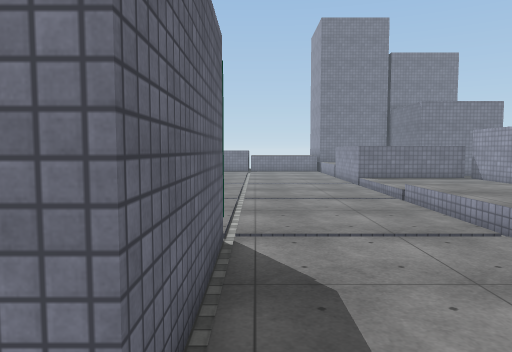
view 1 (above)

22 first-person views from a walk through a scene from a Unity 3-D project. The camera is 1.5 m above the floor, tilts 4° down and sees 70° across. The floor is counted in squares, 1 m on a side. Each view is taken from the middle of a square. On the plan, view 1 faces up. The plan holds only what a view shows up to about 16 squares ahead; the rest is blank. The place goes on beyond the plan. Some surface patterns are stand-ins.

view 2
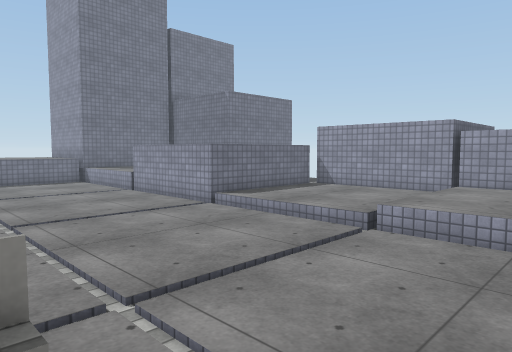

view 3
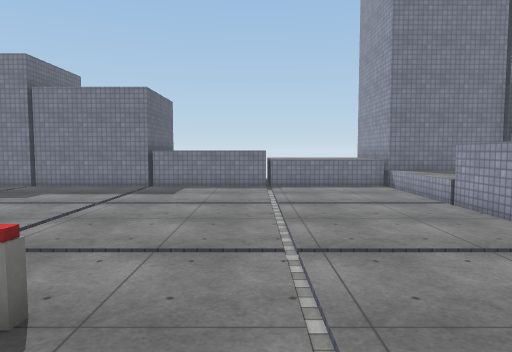

view 4
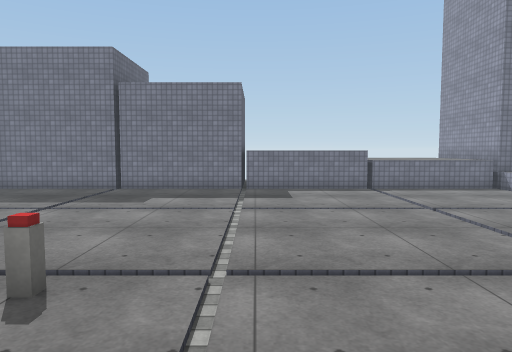

view 5
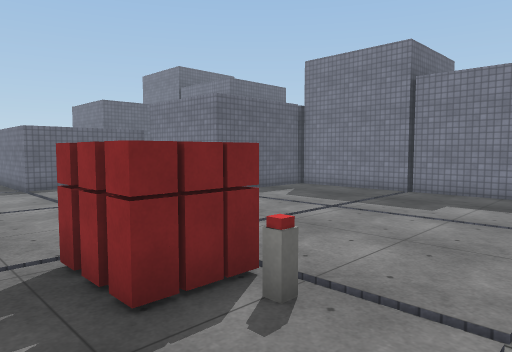

view 6
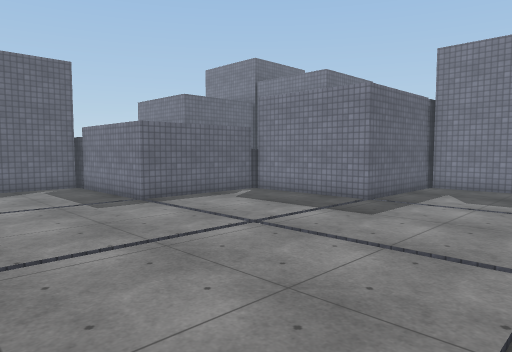

view 7
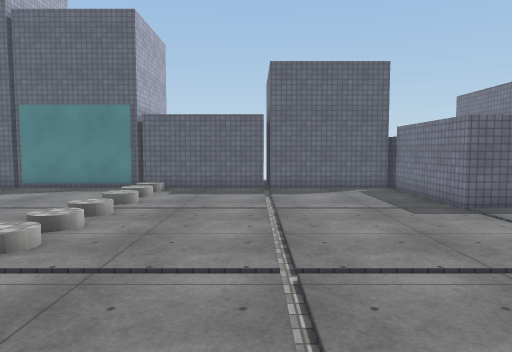

view 8
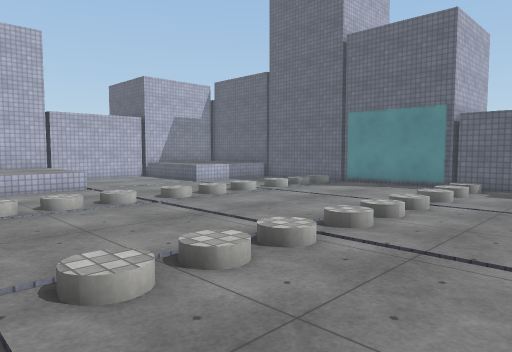

view 9
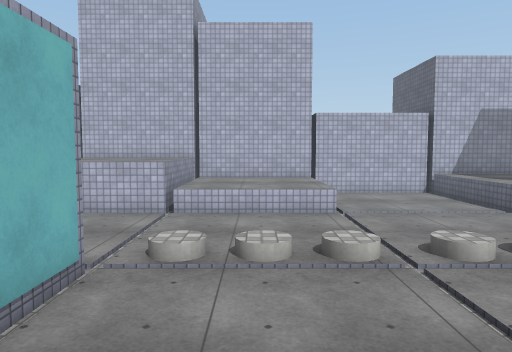

view 10
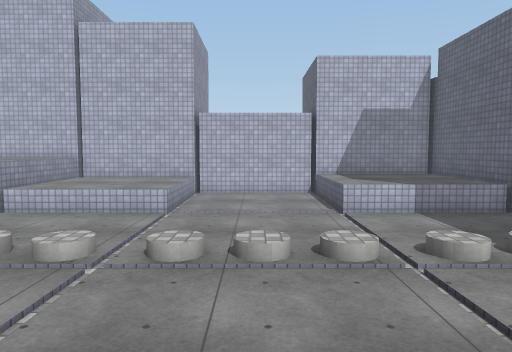

view 11
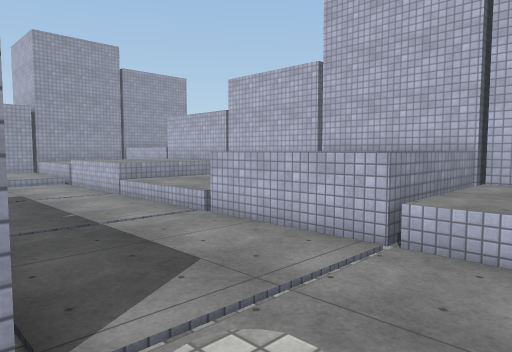

view 12
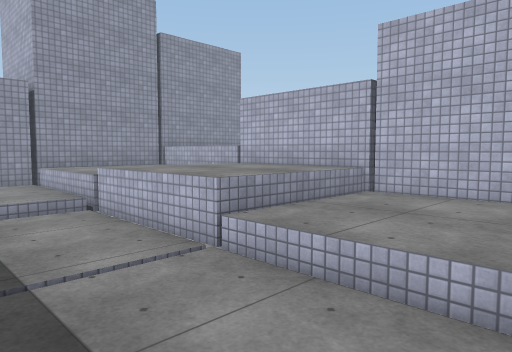

view 13
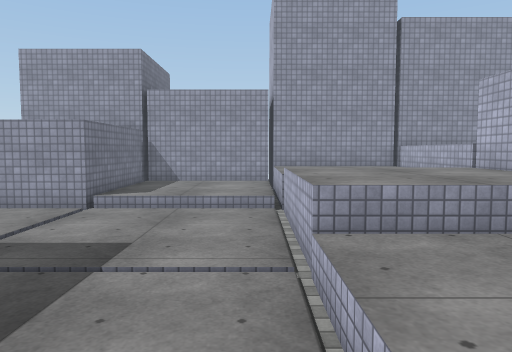

view 14
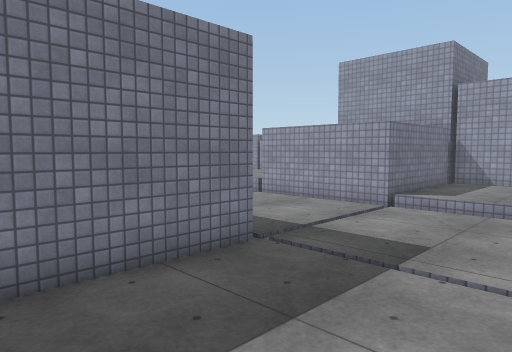

view 15
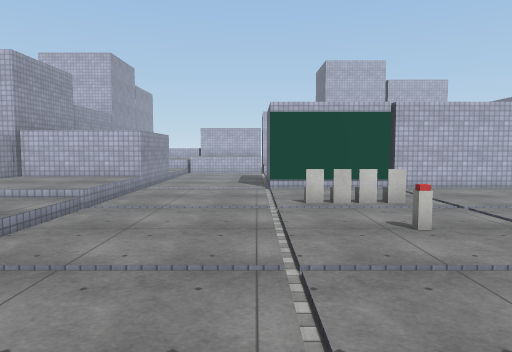

view 16
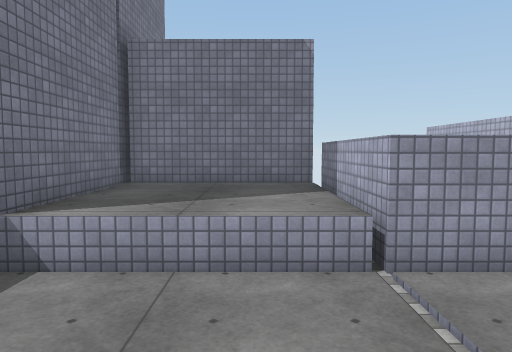

view 17
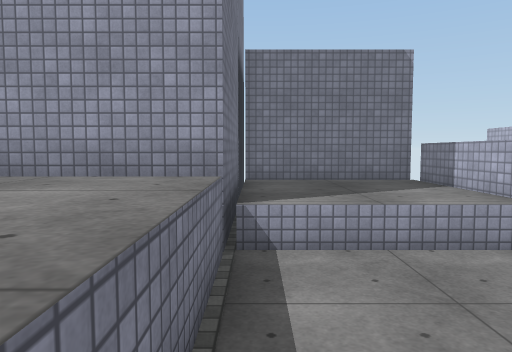

view 18
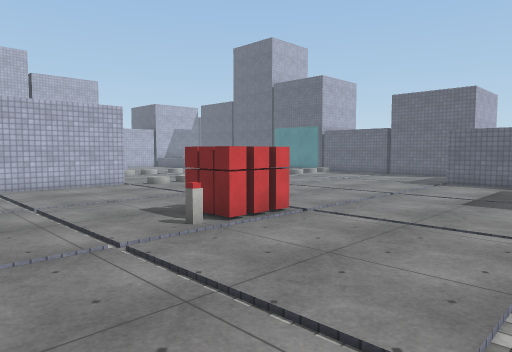

view 19
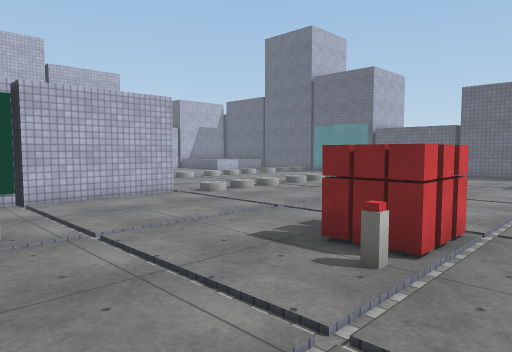

view 20
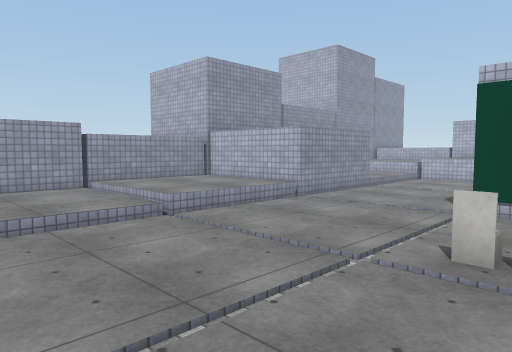

view 21
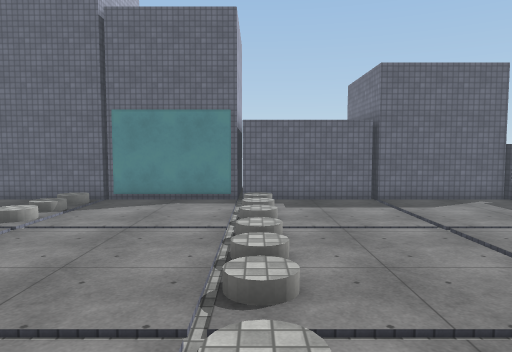

view 22
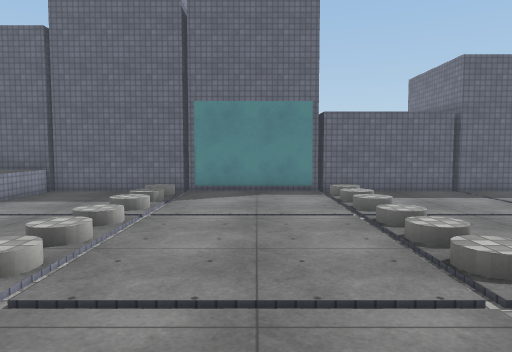

### Floor plan
Key: @ floor where view 1 was taken; # wall or solid block; . main floor; : floor 0.25 m higher than the main floor; + floor 0.5 m higher than the main floor; / step, stairs or slope; ^ raised ledge; C chair; O other object.
Columns run from 26 left of view 1 to 12 right of it. Each row starts with its distance up from view 1.
 29                              ^^#
 28                           ^^^^^#
 27           ###########^^^^^^^^^^#######
 26           #....................^^^^^###
 25           #....................^^^^^#
 24           #....................^^^^^#
 23           #....................^^^^^#
 22      ######....................^^^^^#
 21      #.........................^^^^^
 20      #.........................^
 19      #.........................^
 18      #.........................^
 17 ######.........................^^^^^
 16 #...............OOOO...........:::::#
 15 #...............OOO............:::::#
 14 #......................O.......:::::#
 13 #..............................:::::#
 12 #..............................:::::#
 11 #.....................CCC......+++++#
 10 #..............................+++++#
  9 #..............................+++++#
  8 #..............................+++++#
  7 #O.OO.O////O////...............+++++#
  6 #...............##########.....######
  5 #...............    #    #.....#
  4 #...............         #.....#
  3 #...............#        #.....#
  2 #...............#     ####.....######
  1 #//O//O/O//O/OO/..... .........:::::#
  0 #  /.././/././/...........@....:::::#
 -1 #..............................:::::#
 -2 #..............................:::::#
 -3 #..............................:::::#
 -4 #^^^^^.....^^^^^^^^^^^^^^^^^^^^^^^^^##
 -5 #^^^^^.....^^^^^^^^   ^^^^^^^^^  ^^^#
 -6 #^^^^^.....^^^^^^^^^  ^^^^^^^^^    ^#
 -7 #^^^^^.....^^^^^^  ^^ ^^^^^^^^^    ^#
 -8 #^^^^^.....^^^^^^^^^^ ^^^^^^^^^    ^#
 -9 ###############################^^^^^#

Where each view was taken, in squares from view 1:
view 1: 0 up, 0 right, facing up
view 2: 8 up, 2 left, facing up-right
view 3: 11 up, 1 left, facing up
view 4: 12 up, 5 left, facing up
view 5: 13 up, 5 left, facing up-left
view 6: 11 up, 10 left, facing up-left
view 7: 11 up, 11 left, facing left
view 8: 11 up, 10 left, facing down-left
view 9: 7 up, 13 left, facing down
view 10: 7 up, 18 left, facing down
view 11: 2 up, 13 left, facing down-right
view 12: 0 up, 5 left, facing down-right
view 13: 3 down, 5 left, facing right
view 14: 3 down, 5 left, facing up-right
view 15: 21 up, 0 right, facing down
view 16: 23 up, 0 right, facing right
view 17: 26 up, 1 left, facing right
view 18: 22 up, 3 left, facing down-left
view 19: 18 up, 3 left, facing down-left
view 20: 16 up, 3 left, facing down-right
view 21: 7 up, 12 left, facing left
view 22: 4 up, 12 left, facing left
